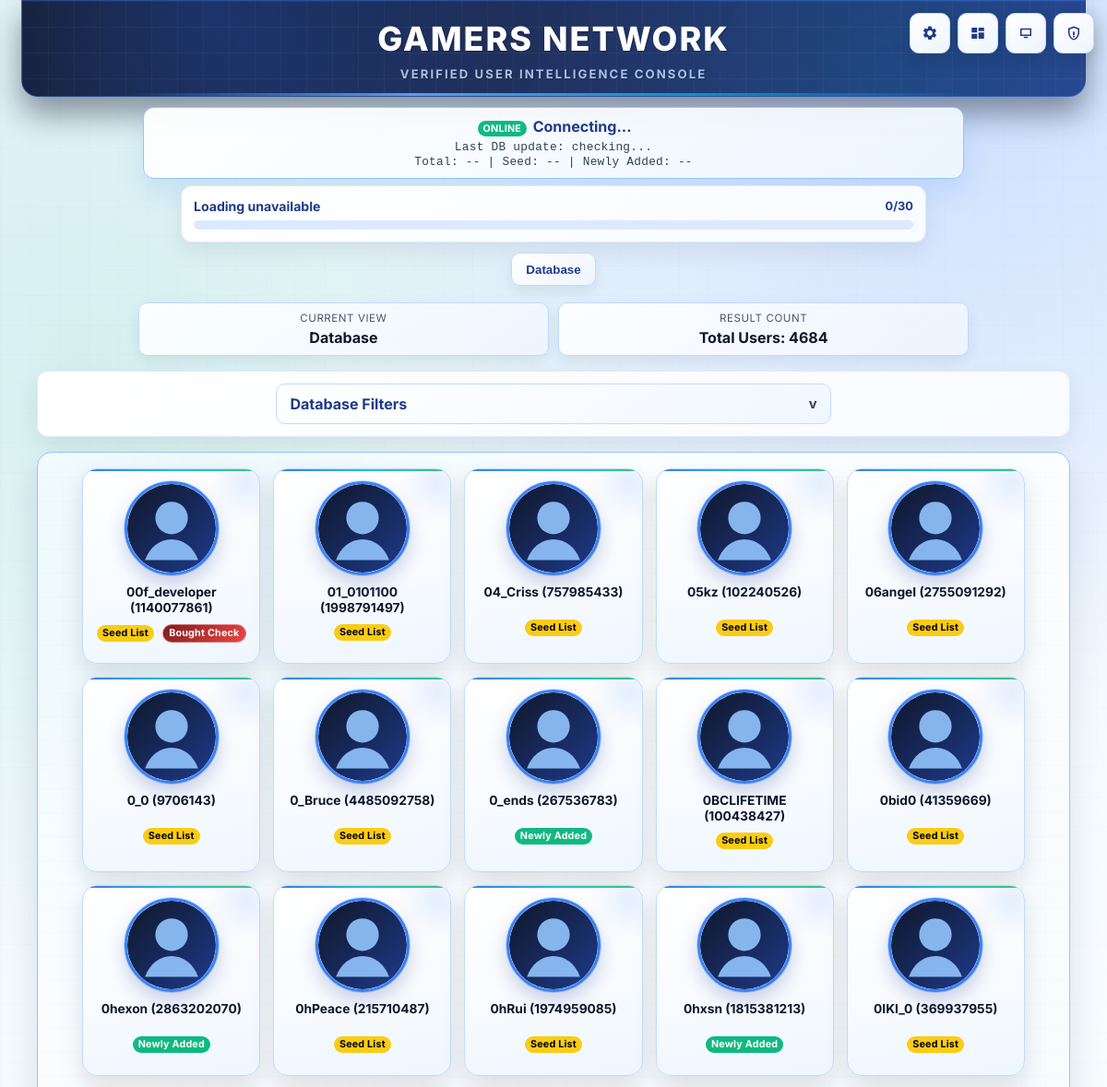
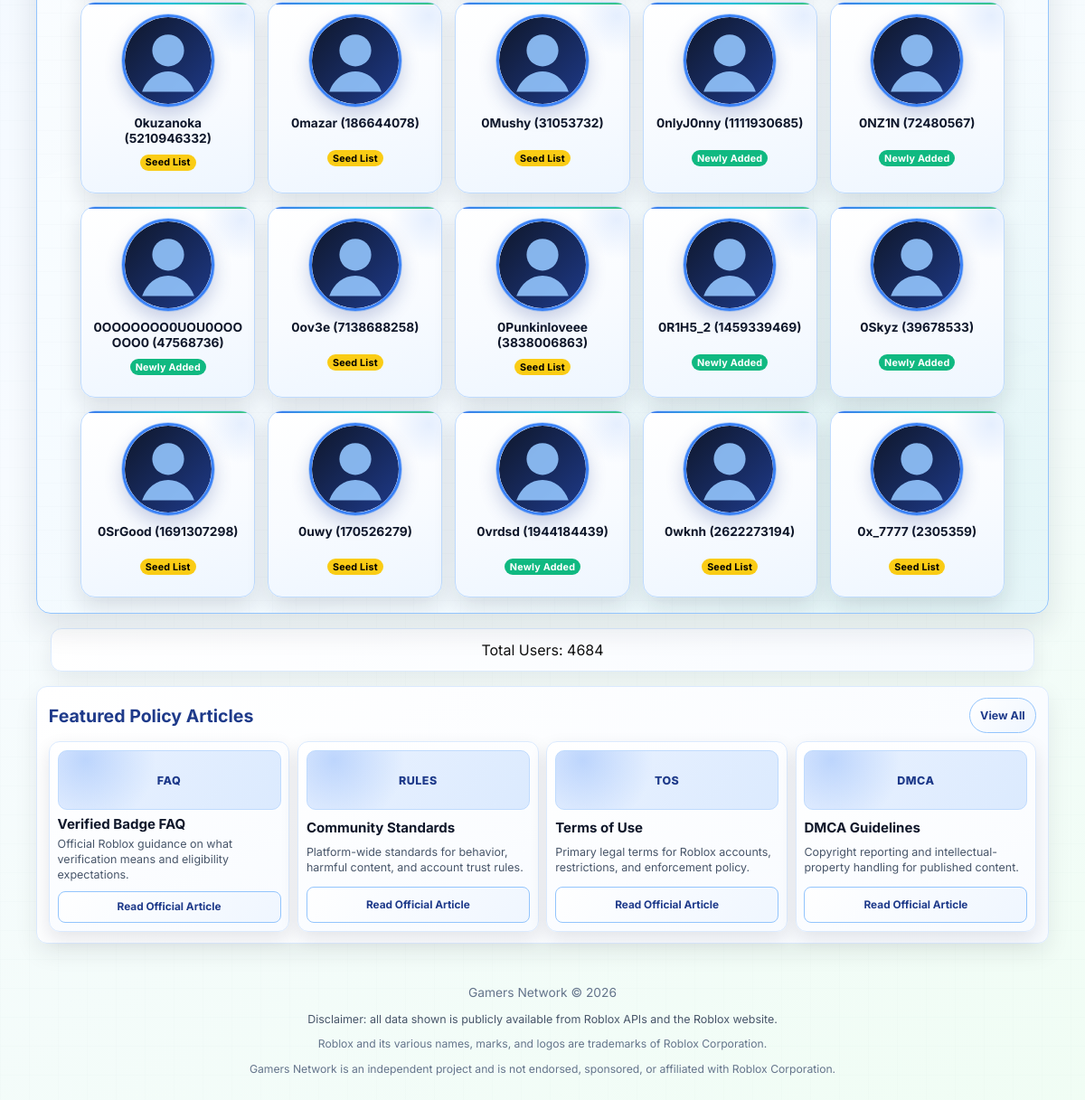
The page /database on the database its author committed (2 pictures, top to bottom).
### tables this page shows
CREATE TABLE users (
    user_id TEXT PRIMARY KEY,
    username TEXT,
    status TEXT
, first_seen_ts INTEGER, bought_tag INTEGER NOT NULL DEFAULT 0, manual_add INTEGER NOT NULL DEFAULT 0);

### app.py (the view)
@app.route("/database")
def database_page():
    db = get_all_users()
    length = request.args.get("length", "").strip()
    letters_only = request.args.get("letters_only", "") == "1"
    filtered = {}
    for uid, info in db.items():
        username = info["username"]
        if length and len(username) != int(length):
            continue
        if letters_only and not username.isalpha():
            continue
        filtered[uid] = info
    try:
        page = max(1, int(request.args.get("page", 1)))
    except:
        page = 1
    sorted_items = sorted(filtered.items(), key=user_sort_key)
    total_users = len(sorted_items)
    total_pages = math.ceil(total_users / USERS_PER_PAGE)
    start = (page - 1) * USERS_PER_PAGE
    end = start + USERS_PER_PAGE
    page_items = sorted_items[start:end]
    filters = {
        "length": length,
        "letters_only": letters_only
    }
    return render_template(
        "database.html",
        users=page_items,
        total_users=total_users,
        total_pages=total_pages,
        page=page,
        filters=filters
    )

### app.py (called while the page is built)
def user_sort_key(item):
    uid, info = item
    username = str(info.get("username", "")).lower()
    uid_text = str(uid)
    if uid_text.isdigit():
        return (username, 0, int(uid_text))
    return (username, 1, uid_text.lower())

### database.py (called while the page is built)
def get_connection():
    if IS_POSTGRES:
        return psycopg2.connect(_pg_dsn())
    parent = os.path.dirname(os.path.abspath(DB_NAME))
    if parent:
        os.makedirs(parent, exist_ok=True)
    return sqlite3.connect(DB_NAME)

def get_all_users():
    conn = get_connection()
    c = conn.cursor()
    c.execute("SELECT user_id, username, status, first_seen_ts, bought_tag, manual_add FROM users")
    rows = c.fetchall()
    conn.close()
    users = {}
    for user_id, username, status, first_seen_ts, bought_tag, manual_add in rows:
        uid = int(user_id) if str(user_id).isdigit() else user_id
        users[uid] = {
            "username": username,
            "source": status,
            "first_seen_ts": int(first_seen_ts),
            "bought_tag": bool(bought_tag),
            "manual_add": bool(manual_add),
        }
    return users

### templates/database.html (shortened to what this page needs)
<!DOCTYPE html>
<html lang="en">
<head>
<link rel="stylesheet" href="{{ url_for('static', filename='style.css') }}">
</head>
<body class="main-app">
<header>
    <h1>Gamers Network</h1>
    <p>Verified User Intelligence Console</p>
</header>
<a class="admin-corner-btn home-corner-btn" href="{{ url_for('collector_monitor') }}" title="Collector Monitor" aria-label="Open Collector Monitor">
    <svg viewBox="0 0 24 24" width="18" height="18" aria-hidden="true">
        <path d="M4 5h16v11H4V5zm2 2v7h12V7H6zm3 10h6v2H9v-2z" fill="currentColor"/>
    </svg>
</a>
<a class="admin-corner-btn monitor-corner-btn" href="{{ url_for('index') }}" title="Index" aria-label="Open Index">
    <svg viewBox="0 0 24 24" width="18" height="18" aria-hidden="true">
        <path d="M3 4h8v7H3V4zm10 0h8v5h-8V4zM3 13h8v7H3v-7zm10-2h8v9h-8v-9z" fill="currentColor"/>
    </svg>
</a>
<button class="admin-corner-btn settings-corner-btn" id="cornerSettingsBtn" title="Settings" aria-label="Open Settings" type="button">
</button>
<a class="admin-corner-btn" href="{{ url_for('admin') }}" title="Admin Panel" aria-label="Open Admin Panel">
    <svg viewBox="0 0 24 24" width="18" height="18" aria-hidden="true">
        <path d="M12 2L4 5v6c0 5.2 3.4 9.9 8 11 4.6-1.1 8-5.8 8-11V5l-8-3zm0 2.2l6 2.3V11c0 4.2-2.7 8.2-6 9.2-3.3-1-6-5-6-9.2V6.5l6-2.3zm-1.2 5.3h2.4v5.2h-2.4V9.5zm0 6.3h2.4v2.2h-2.4v-2.2z" fill="currentColor"/>
    </svg>
</a>
<section class="live-status slim">
    <p><span class="badge badge-new">ONLINE</span> <strong id="liveMode">Connecting...</strong></p>
    <p id="liveUpdated">Last DB update: checking...</p>
    <p id="liveTotals">Total: -- | Seed: -- | Newly Added: --</p>
</section>
<section class="page-load-status panel" id="pageLoadStatus">
    <div class="load-top">
        <strong id="pageLoadText">Loading users...</strong>
        <span id="pageLoadProgress">0/0</span>
    </div>
    <div class="load-bar">
    </div>
</section>
<nav class="tabs">
    <button class="tab-btn {% if search_type=='database' %}active{% endif %}" data-type="database">Database</button>
</nav>
<main>
<section class="dashboard-strip">
    <div class="stat-pill">
        <span>Current View</span>
        <strong>Database</strong>
    </div>
    <div class="stat-pill">
        <span>Result Count</span>
        <strong>Total Users: {{ total_users }}</strong>
    </div>
</section>
<section class="search-section panel">
    {% set has_filters = filters.length or filters.letters_only %}
    <details class="filter-dropdown" {% if has_filters %}open{% endif %}>
        <summary>Database Filters</summary>
    </details>
</section>
<section class="results panel">
    {% for uid, info in users %}
    <div class="user-card" data-uid="{{ uid }}" data-bought="{{ 1 if info.bought_tag else 0 }}">
        <div class="avatar-shell is-loading">
            <img class="avatar-small loading-avatar" alt="Avatar" loading="lazy">
        </div>
        <h3>{{ info.username }} ({{ uid }})</h3>
        <p class="source">
            {% if info.source=='Seed List' %}
            <span class="badge badge-seed">{{ info.source }}</span>
            {% else %}
            <span class="badge badge-new">Newly Added</span>
            {% endif %}
            {% if info.bought_tag %}<span class="badge badge-bought">Bought Check</span>{% endif %}
        </p>
    </div>
    {% endfor %}
</section>
<div class="pagination panel">
    <span>Total Users: {{ total_users }}</span>
</div>
{% include "_policy_articles.html" %}
<footer class="site-footer">
<p>Gamers Network &copy; 2026</p>
<p class="site-disclaimer">Disclaimer: all data shown is publicly available from Roblox APIs and the Roblox website.</p>
<p class="site-legal">Roblox and its various names, marks, and logos are trademarks of Roblox Corporation.</p>
<p class="site-legal">Gamers Network is an independent project and is not endorsed, sponsored, or affiliated with Roblox Corporation.</p>
</footer>
</body>
</html>

### templates/_policy_articles.html
<section class="policy-featured panel">
    <div class="policy-featured-head">
        <h2>Featured Policy Articles</h2>
        <a class="policy-view-all" href="https://en.help.roblox.com/hc/en-us" target="_blank" rel="noopener noreferrer">View All</a>
    </div>
    <div class="policy-article-grid">
        <article class="policy-article-card">
            <div class="policy-article-media">FAQ</div>
            <h3>Verified Badge FAQ</h3>
            <p>Official Roblox guidance on what verification means and eligibility expectations.</p>
            <a href="https://en.help.roblox.com/hc/en-us/articles/7997207259156-Verified-Badge-FAQ" target="_blank" rel="noopener noreferrer">Read Official Article</a>
        </article>
        <article class="policy-article-card">
            <div class="policy-article-media">Rules</div>
            <h3>Community Standards</h3>
            <p>Platform-wide standards for behavior, harmful content, and account trust rules.</p>
            <a href="https://about.roblox.com/community-standards" target="_blank" rel="noopener noreferrer">Read Official Article</a>
        </article>
        <article class="policy-article-card">
            <div class="policy-article-media">ToS</div>
            <h3>Terms of Use</h3>
            <p>Primary legal terms for Roblox accounts, restrictions, and enforcement policy.</p>
            <a href="https://en.help.roblox.com/hc/en-us/articles/115004647846-Roblox-Terms-of-Use" target="_blank" rel="noopener noreferrer">Read Official Article</a>
        </article>
        <article class="policy-article-card">
            <div class="policy-article-media">DMCA</div>
            <h3>DMCA Guidelines</h3>
            <p>Copyright reporting and intellectual-property handling for published content.</p>
            <a href="https://create.roblox.com/docs/production/publishing/dmca-guidelines" target="_blank" rel="noopener noreferrer">Read Official Article</a>
        </article>
    </div>
</section>

### rows shown on the page
users: username "00f_developer", source "Seed List"
users: username "01_0101100", source "Seed List"
users: username "04_Criss", source "Seed List"
users: username "05kz", source "Seed List"
users: username "06angeI", source "Seed List"
users: username "0_0", source "Seed List"
users: username "0_Bruce", source "Seed List"
users: username "0_ends"
users: username "0BCLIFETIME", source "Seed List"
users: username "0bid0", source "Seed List"
users: username "0hexon"
users: username "0hPeace", source "Seed List"
users: username "0hRui", source "Seed List"
users: username "0hxsn"
users: username "0IKI_0", source "Seed List"
users: username "0kuzanoka", source "Seed List"
users: username "0mazar", source "Seed List"
users: username "0Mushy", source "Seed List"
users: username "0nlyJ0nny"
users: username "0NZ1N"
users: username "0OOOOOOO0UOU0OOOOOO0"
users: username "0ov3e", source "Seed List"
users: username "0Punkinloveee", source "Seed List"
users: username "0R1H5_2"
users: username "0Skyz"
users: username "0SrGood", source "Seed List"
users: username "0uwy", source "Seed List"
users: username "0vrdsd"
users: username "0wknh", source "Seed List"
users: username "0x_7777", source "Seed List"

### other values the page prints
{{ total_users }} "4684"
{{ uid }} "1140077861" "1998791497" "757985433" "102240526" "2755091292" "9706143" "4485092758" "267536783" "100438427" "41359669" "2863202070" "215710487" "1974959085" "1815381213" "369937955" "5210946332" "186644078" "31053732" "1111930685" "72480567" "47568736" "7138688258" "3838006863" "1459339469" "39678533" "1691307298" "170526279" "1944184439" "2622273194" "2305359"
